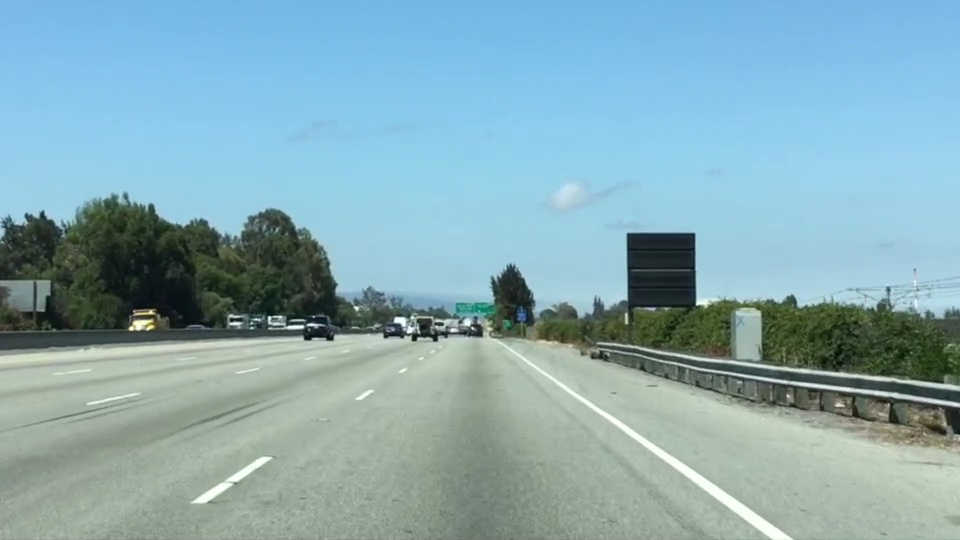
#> input picture images/test.jpg, 960 x 540 px
$ jupyter execute --allow-errors cvCourse.ipynb
#> lines starting #> are read from the running program, lines starting #| are printed output that depends on the picture
# Introdução à Visão Computacional
Autor: Prof. Dr. Raphaell Maciel de Sousa

Grupo de Pesquisa em Controle, Automação e Robótica (GPCAR)

## O que é processamento digital de imagem?

De acordo com Gonzalez e Woods 2014, uma imagem pode ser definida como uma função bidimensional, f(x,y), de modo que x e y são coordenadas espaciais e a amplitude de f é a intensidade ou nível de cinza da imagem neste ponto. Uma imagem digital corresponde á uma quantidade finita de coordenadas x e y e suas respectivas intensidades.

## O que é visão computacional?

Nesta ciência, são utilizados vários algoritmos para que os computadores possam "compreender" imagens digitais.

## Primeiros passos (Instalando os pacotes)

* Instalar o miniconda 3

https://docs.conda.io/en/latest/miniconda.html

* Instalar o environment

```conda env create -f environment.yml```

* Carregar o ambiente

```conda activate carnd```

* Inicie o jupyter notebook (no bash):

```jupyter notebook```

## Some code!!

Vamos carregar uma imagem para nossos primeiros testes

[cell 1]
import matplotlib.pyplot as plt
import matplotlib.image as mpimg
import numpy as np

[cell 2]
# Read in the image and print out some stats
image = mpimg.imread('images/test.jpg')
#> image is the input picture: shape (540, 960, 3); mean R, G, B 135.5, 171.1, 179.2
print('This image is: ',type(image),
         'with dimensions:', image.shape)
#| This image is:  <class 'numpy.ndarray'> with dimensions: (540, 960, 3)

# Grab the x and y size and make a copy of the image
ysize = image.shape[0]
#> ysize = 540
xsize = image.shape[1]
#> xsize = 960
# Note: always make a copy rather than simply using "="
color_select = np.copy(image)

plt.imshow(color_select)

## OpenCv uma biblioteca poderosa para visão computacional!!

https://opencv.org/

[cell 3]
import cv2

[cell 4]
gray = cv2.cvtColor(image, cv2.COLOR_RGB2GRAY) #grayscale conversion
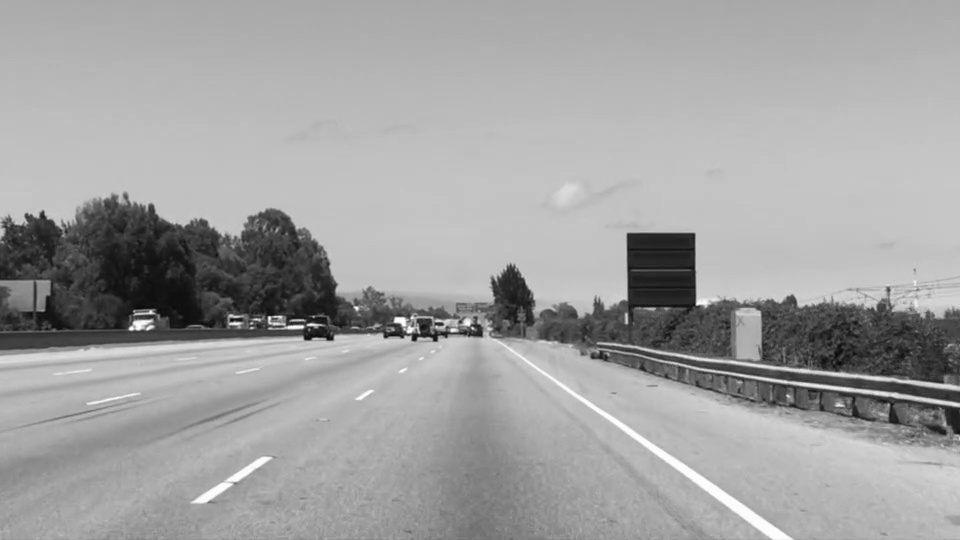
#> gray: shape (540, 960); min 6, max 254, mean 161.4
plt.imshow(gray, cmap='gray')

## Canny Edge Detection

Algoritmo para detecção de bordas que foi proposto por John F. Canny em 1986. Os passos para a utilização deste algoritmo são:

    1. Apply Gaussian filter to smooth the image in order to remove the noise
    2. Find the intensity gradients of the image
    3. Apply non-maximum suppression to get rid of spurious response to edge detection
    4. Apply double threshold to determine potential edges
    5. Track edge by hysteresis: Finalize the detection of edges by suppressing all the other edges that are weak and not connected to strong ed

[cell 5]
# Define a kernel size for Gaussian smoothing / blurring
# Note: this step is optional as cv2.Canny() applies a 5x5 Gaussian internally
kernel_size = 5
blur_gray = cv2.GaussianBlur(gray,(kernel_size, kernel_size), 0)

# Display the image
plt.imshow(blur_gray, cmap='Greys_r')

Tente ajustar os limites do low_threshold e high_threshold

[cell 6]
# Define parameters for Canny and run it
# NOTE: if you try running this code you might want to change these!
low_threshold = 1 #type a positive value
high_threshold = 5 #type a positive value
edges = cv2.Canny(blur_gray, low_threshold, high_threshold)
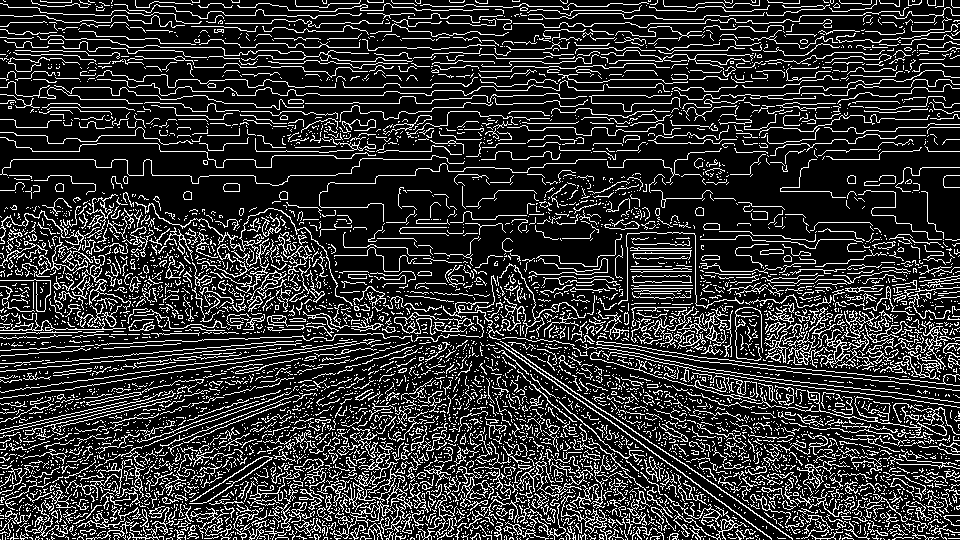
#> edges: shape (540, 960); 19.2% white in thin lines or dots

# Display the image
plt.imshow(edges, cmap='Greys_r')

## Atividade: baixe uma imagem com extensão ".jpg" do google e plote em RGB e tons de cinza

## Isolando canais em diferentes espaços de cores

[cell 7]
color_select_R = color_select[:,:,0]
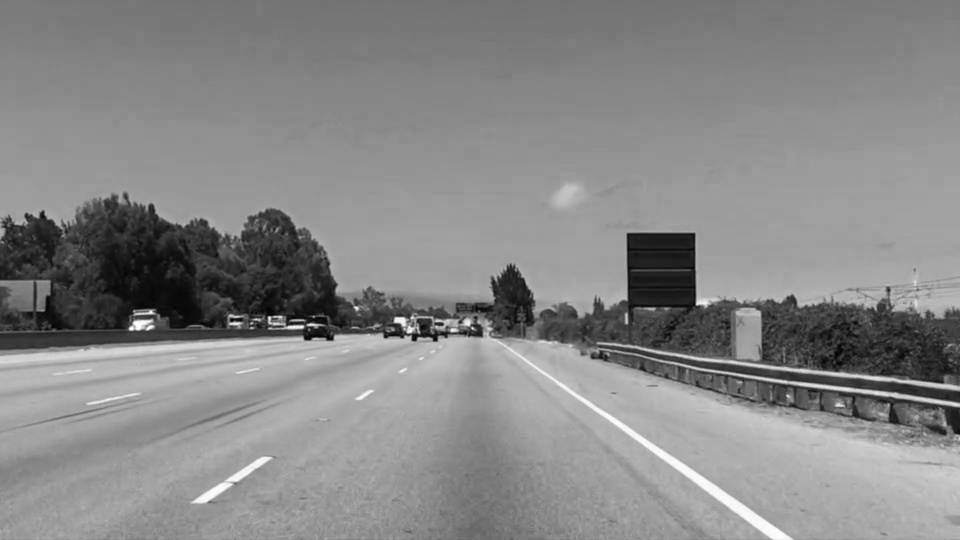
#> color_select_R: shape (540, 960); min 0, max 255, mean 135.5
color_select_G = color_select[:,:,1]
color_select_B = color_select[:,:,2]
color_select_HSV = cv2.cvtColor(color_select, cv2.COLOR_RGB2HSV)
#> color_select_HSV: shape (540, 960, 3); mean H, S, V 80.4, 68.4, 186.5
color_select_H = color_select_HSV[:,:,0]
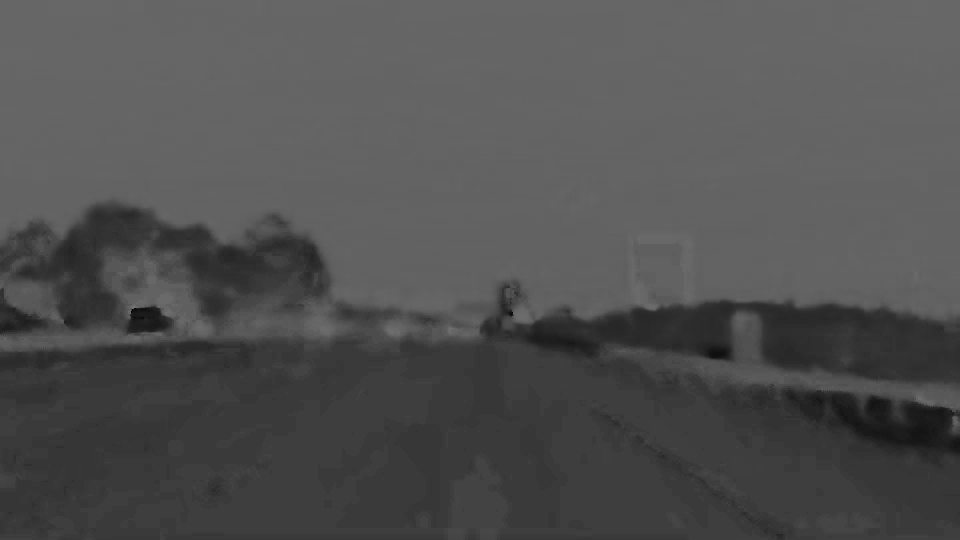
#> color_select_H: shape (540, 960); min 0, max 120, mean 80.4
color_select_S = color_select_HSV[:,:,1]
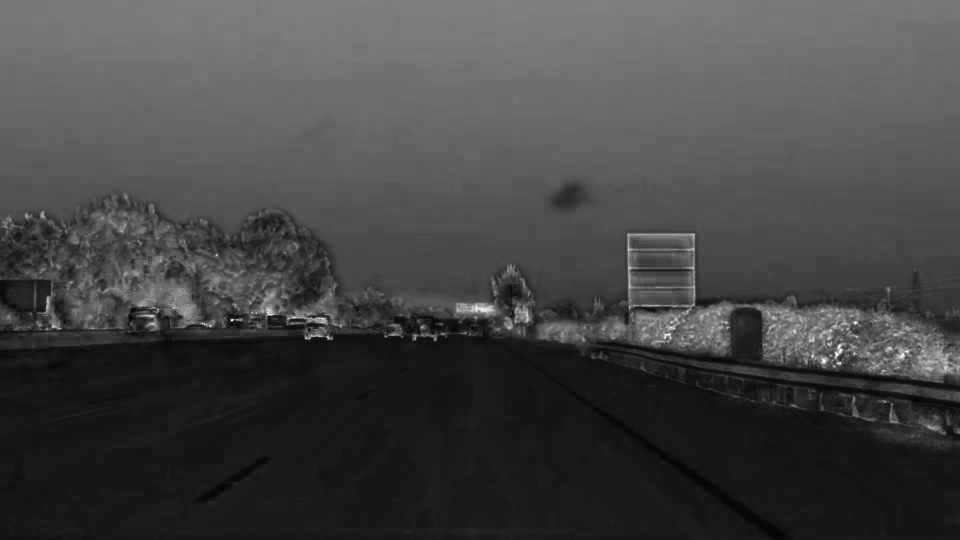
#> color_select_S: shape (540, 960); min 0, max 255, mean 68.4
color_select_V = color_select_HSV[:,:,2]
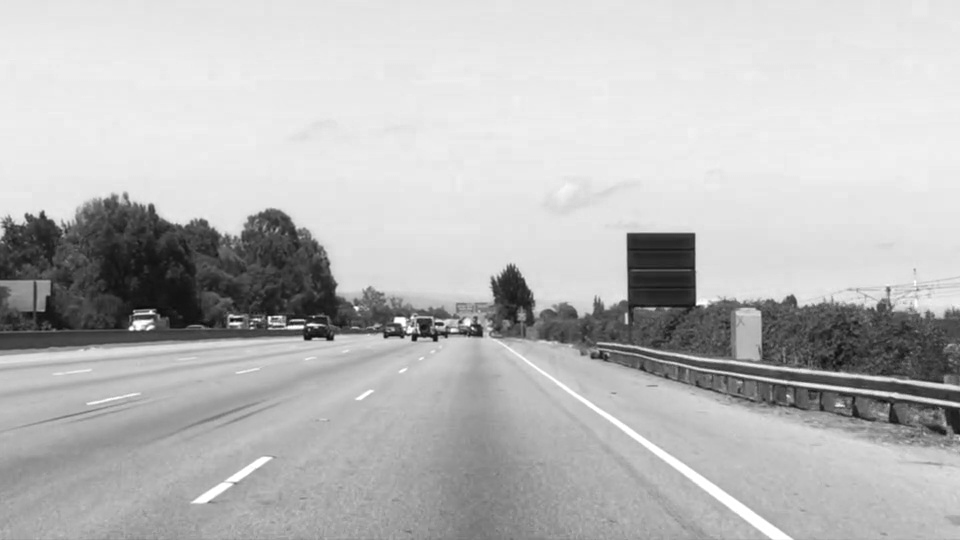
#> color_select_V: shape (540, 960); min 10, max 255, mean 186.5
color_select_HLS = cv2.cvtColor(color_select, cv2.COLOR_RGB2HLS)
#> color_select_HLS: shape (540, 960, 3); mean of channels 0, 1, 2 80.4, 160.5, 98.6
color_select_HLS_H = color_select_HLS[:,:,0]
color_select_HLS_L = color_select_HLS[:,:,1]
color_select_HLS_S = color_select_HLS[:,:,2]

[cell 8]
fig, axs = plt.subplots(3,3, figsize=(16, 12))
fig.subplots_adjust(hspace = .2, wspace=.001)
axs = axs.ravel()

axs[0].imshow(color_select_R)
axs[0].set_title('RGB R-channel', fontsize=30)
axs[1].imshow(color_select_G)
axs[1].set_title('RGB G-Channel', fontsize=30)
axs[2].imshow(color_select_B)
axs[2].set_title('RGB B-channel', fontsize=30)
axs[3].imshow(color_select_H)
axs[3].set_title('HSV H-Channel', fontsize=30)
axs[4].imshow(color_select_S)
axs[4].set_title('HSV S-channel', fontsize=30)
axs[5].imshow(color_select_V)
axs[5].set_title('HSV V-Channel', fontsize=30)
axs[6].imshow(color_select_HLS_H)
axs[6].set_title('HLS H-Channel', fontsize=30)
axs[7].imshow(color_select_HLS_L)
axs[7].set_title('HLS L-Channel', fontsize=30)
axs[8].imshow(color_select_HLS_S)
axs[8].set_title('HLS S-Channel', fontsize=30)

### Para pensar...

Qual ou quais canais/espaço de cores foi possível obter os melhores resultados para detecção das linhas da pista? Quais canais/espaço de cores não deveriam ser utilizados?

## Identifique a bola amarela

1° Carregue as bibliotecas necessárias

[cell 9]
import matplotlib.pyplot as plt
import matplotlib.image as mpimg
import numpy as np
import cv2

2º Carregue a imagem

[cell 10]
bolaAmarela = mpimg.imread('images/bolaAmarela.jpg')
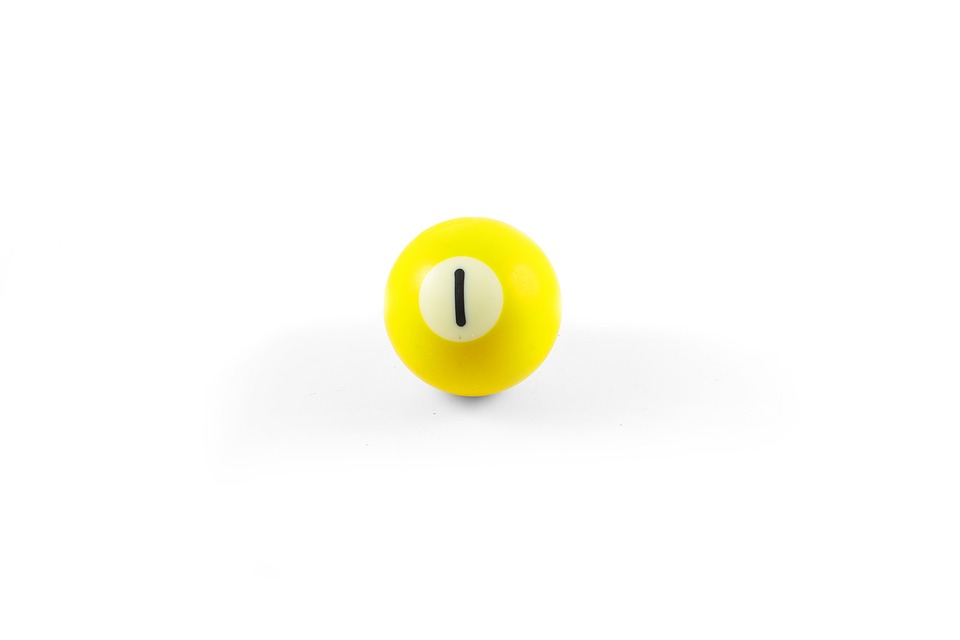
#> input picture images/bolaAmarela.jpg, 960 x 640 px
#> bolaAmarela is the input picture: shape (640, 960, 3); mean R, G, B 253.3, 252.8, 245.8
print('This image is: ',type(bolaAmarela),
         'with dimensions:', bolaAmarela.shape)
#| This image is:  <class 'numpy.ndarray'> with dimensions: (640, 960, 3)

# Grab the x and y size and make a copy of the image
ysize = bolaAmarela.shape[0]
#> ysize = 640
xsize = bolaAmarela.shape[1]

# Note: always make a copy rather than simply using "="
color_select = np.copy(bolaAmarela)

plt.imshow(color_select)

3º Aplique as transformações de espaço de cores e isole os canais. Avalie qual a melhor estratégia para idetificar a bola.

[cell 11]
color_select_R = color_select[:,:,0]
#> color_select_R: shape (640, 960)
color_select_G = color_select[:,:,1]
#> color_select_G: shape (640, 960)
color_select_B = color_select[:,:,2]
#> color_select_B: shape (640, 960)
color_select_HSV = cv2.cvtColor(color_select, cv2.COLOR_RGB2HSV)
#> color_select_HSV: shape (640, 960, 3); mean H, S, V 1.8, 8, 253.3
color_select_H = color_select_HSV[:,:,0]
#> color_select_H: shape (640, 960)
color_select_S = color_select_HSV[:,:,1]
#> color_select_S: shape (640, 960)
color_select_V = color_select_HSV[:,:,2]
#> color_select_V: shape (640, 960)
color_select_HLS = cv2.cvtColor(color_select, cv2.COLOR_RGB2HLS)
#> color_select_HLS: shape (640, 960, 3); mean of channels 0, 1, 2 1.8, 249.6, 10.5
color_select_HLS_H = color_select_HLS[:,:,0]
#> color_select_HLS_H: shape (640, 960)
color_select_HLS_L = color_select_HLS[:,:,1]
#> color_select_HLS_L: shape (640, 960)
color_select_HLS_S = color_select_HLS[:,:,2]
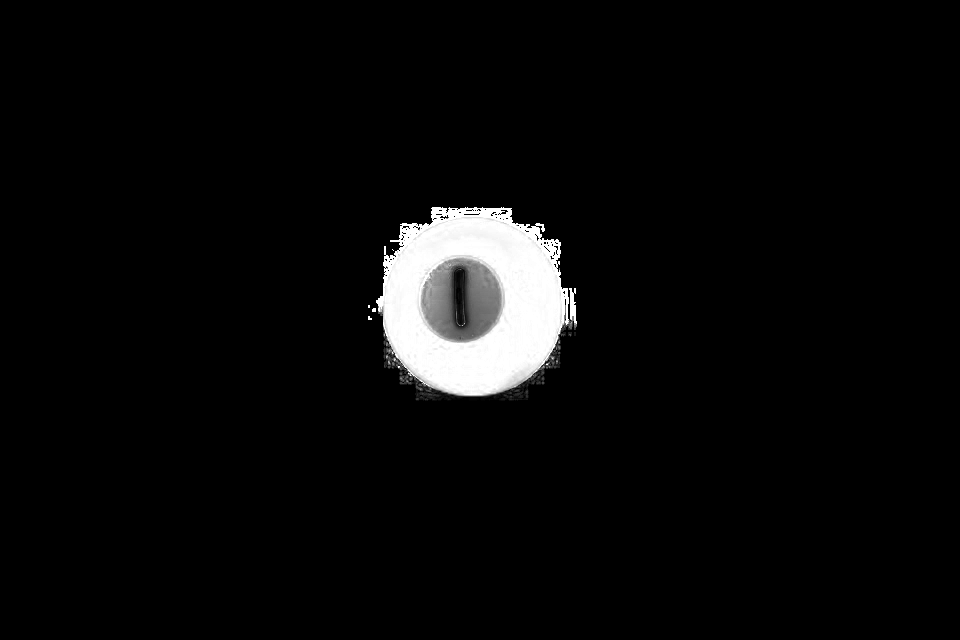
#> color_select_HLS_S: shape (640, 960); min 0, max 255, mean 10.5

[cell 12]
fig, axs = plt.subplots(3,3, figsize=(16, 12))
fig.subplots_adjust(hspace = .2, wspace=.001)
axs = axs.ravel()

axs[0].imshow(color_select_R)
axs[0].set_title('RGB R-channel', fontsize=30)
axs[1].imshow(color_select_G)
axs[1].set_title('RGB G-Channel', fontsize=30)
axs[2].imshow(color_select_B)
axs[2].set_title('RGB B-channel', fontsize=30)
axs[3].imshow(color_select_H)
axs[3].set_title('HSV H-Channel', fontsize=30)
axs[4].imshow(color_select_S)
axs[4].set_title('HSV S-channel', fontsize=30)
axs[5].imshow(color_select_V)
axs[5].set_title('HSV V-Channel', fontsize=30)
axs[6].imshow(color_select_HLS_H)
axs[6].set_title('HLS H-Channel', fontsize=30)
axs[7].imshow(color_select_HLS_L)
axs[7].set_title('HLS L-Channel', fontsize=30)
axs[8].imshow(color_select_HLS_S)
axs[8].set_title('HLS S-Channel', fontsize=30)

[cell 13]
binary_output = np.zeros_like(color_select_S)
binary_output[(color_select_S <= 0) | (color_select_HLS_S <= 0)] = 1

kernel_size = 5
blur_gray = cv2.GaussianBlur(binary_output,(kernel_size, kernel_size), 0)

plt.imshow(blur_gray, cmap='gray')

print('This image is: ',type(blur_gray),
         'with dimensions:', blur_gray.shape)
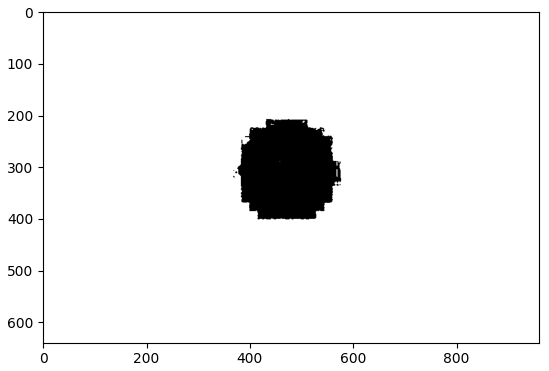
#> figure drawn by matplotlib, 1 panel

[cell 14]
(thresh, im_bw) = cv2.threshold(binary_output, 0, 1, 0)
contours, hierarchy = cv2.findContours(im_bw, cv2.RETR_TREE, cv2.CHAIN_APPROX_SIMPLE)
#> (the rest of this cell did not finish here and is left out)

[cell 15]
def draw(cnts, img, area):
#> called with area = 1000
    x = 0
    y = 0
    w = 0
    h = 0
    for c in cnts:
        if cv2.contourArea(c) < area:
            continue
        (x, y, w, h) = cv2.boundingRect(c)

        cv2.rectangle(img, (x, y), (x+w, y+h), (255, 0, 0), 5)

    return img, x, y, w, h

[cell 16]
frame, x, y, w, h = draw(contours, bolaAmarela, 1000)
#> x = 375; y = 206; w = 203; h = 196

plt.imshow(frame)
